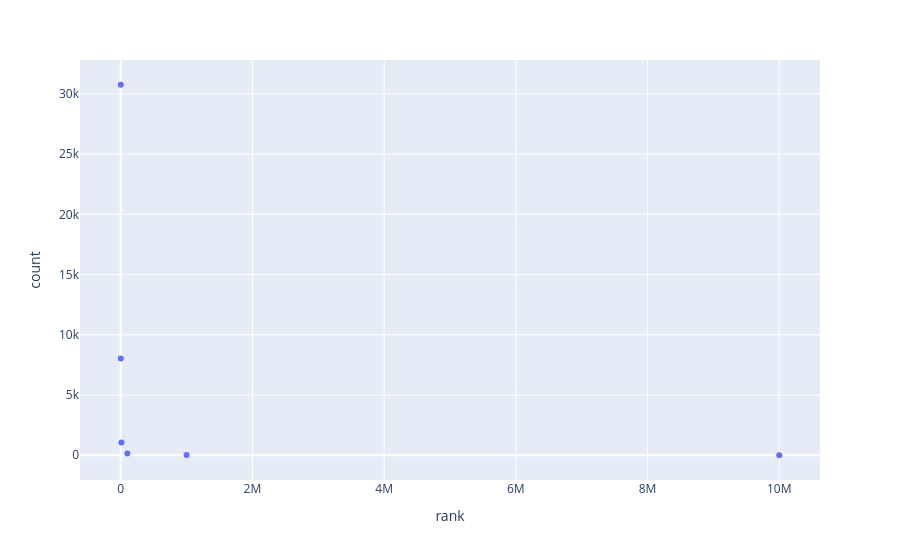

The notebook cell saved with this chart:
### Code cell
rank = 100
followersCount = -1

followersRank = []
followersCounts = []

while True:
    followersCount = twitterData[(twitterData["followersCount"] >= rank) & (twitterData["followersCount"] < rank * 10)].shape[0]
    if followersCount == 0:
        break
        
    followersRank.append(rank)
    followersCounts.append(followersCount)
    rank *= 10

followersCountByRankDict = {
    "count": followersCounts,
    "rank": followersRank
}
followersCountByRank = pd.DataFrame(data=followersCountByRankDict)

fig = px.scatter(followersCountByRank, x="rank", y="count")
fig.show()

### Figure 1 — Plotly figure (JSON) as saved in the notebook; plotly's stock layout.template omitted (floating-point values rounded to 4 significant figures)
{"data": [{"hovertemplate": "rank=%{x}<br>count=%{y}<extra></extra>", "legendgroup": "", "marker": {"color": "#636efa", "symbol": "circle"}, "mode": "markers", "name": "", "orientation": "v", "showlegend": false, "type": "scatter", "x": [100, 1000, 10000, 100000, 1000000, 10000000], "xaxis": "x", "y": [30754, 8028, 1053, 151, 13, 1], "yaxis": "y"}], "layout": {"legend": {"tracegroupgap": 0}, "margin": {"t": 60}, "xaxis": {"anchor": "y", "domain": [0, 1], "title": {"text": "rank"}}, "yaxis": {"anchor": "x", "domain": [0, 1], "title": {"text": "count"}}}}
